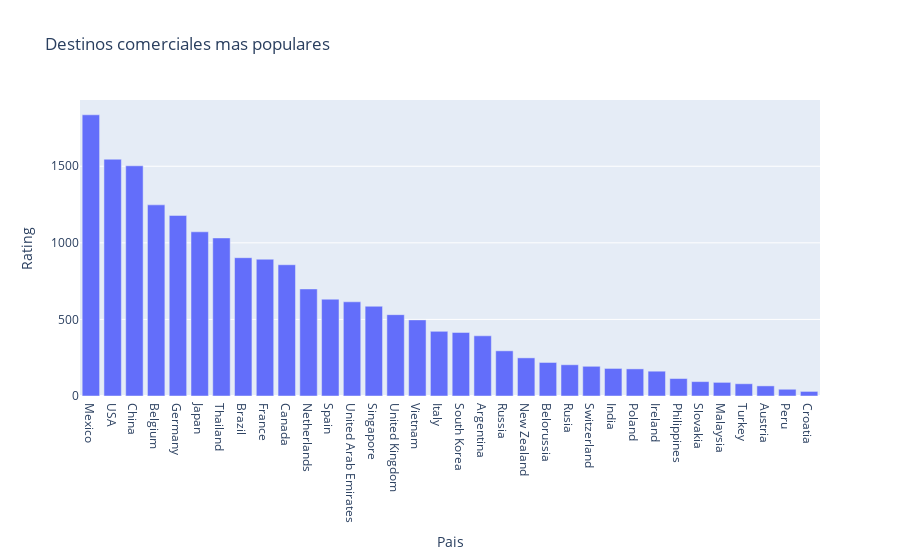

Notebook cell for this chart:
### Code cell
fig1 = px.bar(df_destinos, x = 'Pais', y = 'Rating', title='Destinos comerciales mas populares')
fig1.show()

### Figure 1 — Plotly figure (JSON) as saved in the notebook; plotly's stock layout.template omitted (floating-point values rounded to 4 significant figures)
{"data": [{"alignmentgroup": "True", "hovertemplate": "Pais=%{x}<br>Rating=%{y}<extra></extra>", "legendgroup": "", "marker": {"color": "#636efa", "pattern": {"shape": ""}}, "name": "", "offsetgroup": "", "orientation": "v", "showlegend": false, "textposition": "auto", "type": "bar", "x": ["Mexico", "USA", "China", "Belgium", "Germany", "Japan", "Thailand", "Brazil", "France", "Canada", "Netherlands", "Spain", "United Arab Emirates", "Singapore", "United Kingdom", "Vietnam", "Italy", "South Korea", "Argentina", "Russia", "New Zealand", "Belorussia", "Rusia", "Switzerland", "India", "Poland", "Ireland", "Philippines", "Slovakia", "Malaysia", "Turkey", "Austria", "Peru", "Croatia"], "xaxis": "x", "y": [1836, 1546, 1503, 1248, 1179, 1072, 1032, 903, 893, 857, 699, 632, 615, 586, 531, 497, 422, 415, 393, 295, 249, 219, 204, 194, 180, 177, 162, 114, 94, 89, 80, 66, 44, 30], "yaxis": "y"}], "layout": {"barmode": "relative", "legend": {"tracegroupgap": 0}, "title": {"text": "Destinos comerciales mas populares"}, "xaxis": {"anchor": "y", "domain": [0, 1], "title": {"text": "Pais"}}, "yaxis": {"anchor": "x", "domain": [0, 1], "title": {"text": "Rating"}}}}
